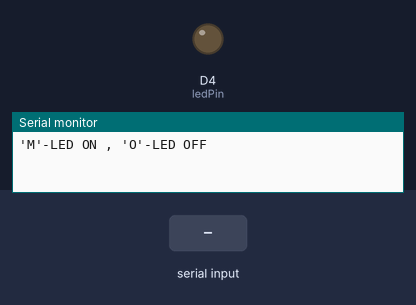
A sketch run on a simulated ESP8266 (NodeMCU). Shown: output pins drawn as LEDs (lit = HIGH), the last lines printed to the serial monitor. Inputs (shaded band) come from the test bench.

Above: at 1.2 s.
1.3 s: "O" received over Serial
At 2.5 s:
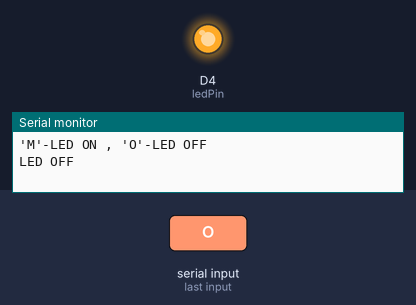
2.8 s: "M" received over Serial
At 3.8 s:
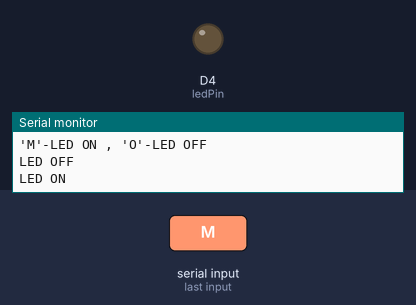
4.3 s: "o" received over Serial
At 4.9 s:
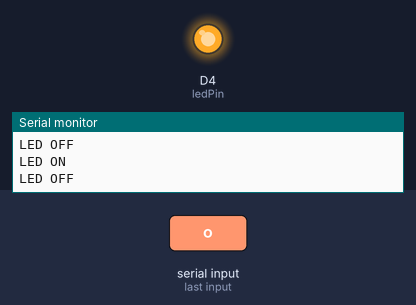
5.8 s: "m" received over Serial
At 6.1 s:
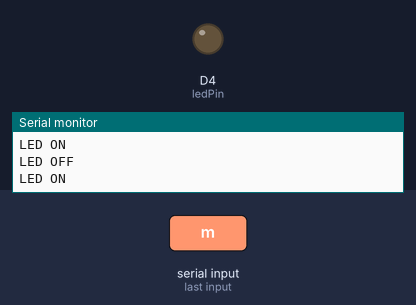
Timing chart, 0 to 8.3 s (numbered marks = the images above; inputs shaded):
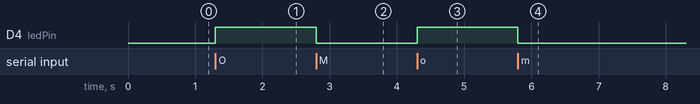

The sketch:

Erano_Lab2.ino
```cpp
int ledPin=D4;
char mayco;

void setup() {
  Serial.begin(230400);
  Serial.println("'M'-LED ON , 'O'-LED OFF");
  pinMode(ledPin,OUTPUT);
}

void loop() {
  if(Serial.available()){
    char mayco=Serial.read();

    if (mayco == 'M' || mayco == 'm'){
      digitalWrite(ledPin,LOW);
      Serial.println("LED ON");
    }

    else if (mayco == 'O' || mayco == 'o'){
      digitalWrite(ledPin,HIGH);
      Serial.println("LED OFF");
    }

    else {
      Serial.println("invalid input");
    }

  }
}
```

Measured:
- after the input at 1.3 s, D4 (ledPin): LOW → HIGH at once
- after the input at 2.8 s, D4 (ledPin): HIGH → LOW at once
- after the input at 4.3 s, D4 (ledPin): LOW → HIGH at once
- after the input at 5.8 s, D4 (ledPin): HIGH → LOW at once
